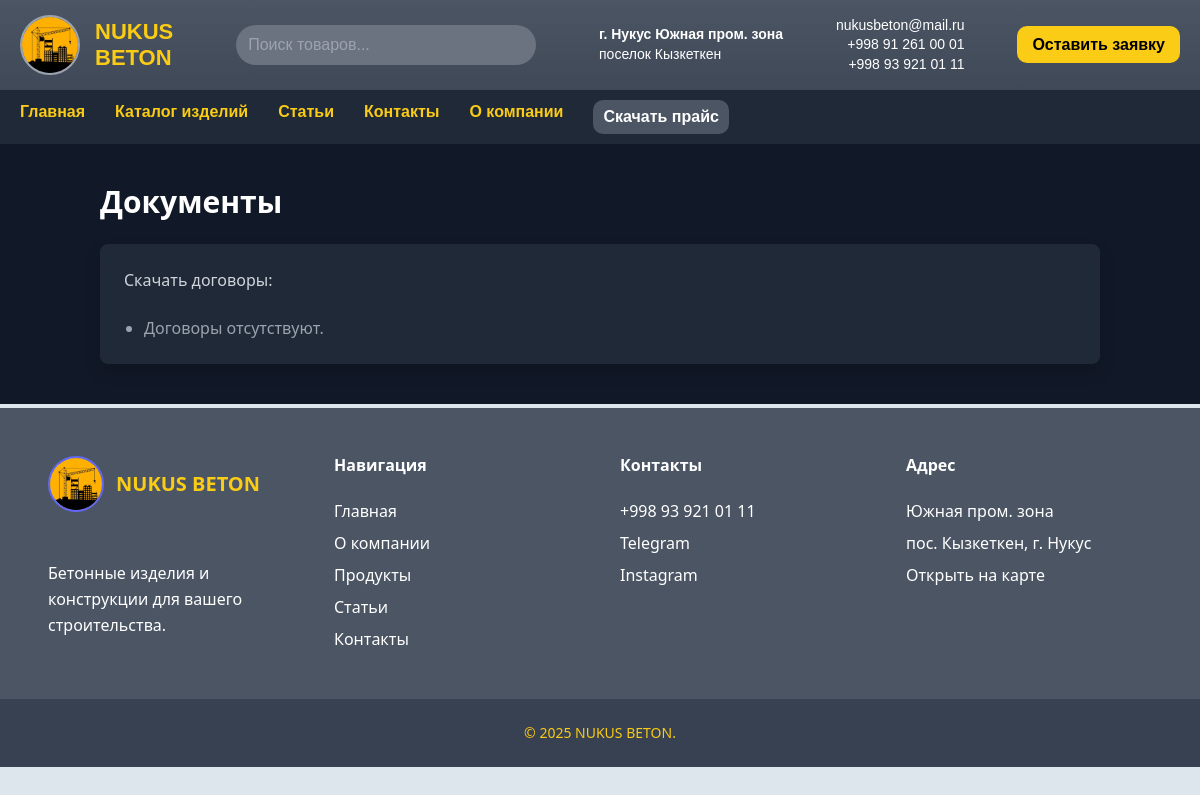
The app's page /documents/, older data.
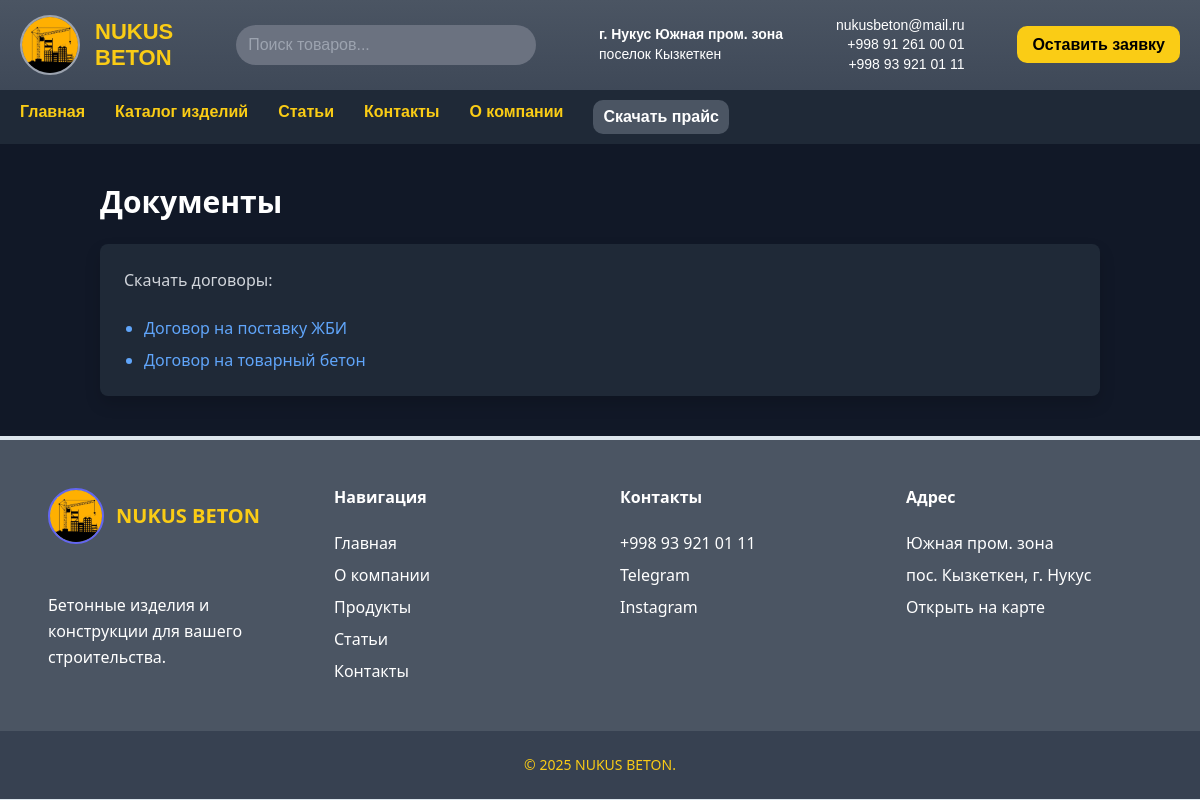
The same page, newer data.
### nukusbeton/models.py (models this page shows, shortened)
class Document(models.Model):
    title = models.CharField("Название договора", max_length=255)
    file = models.FileField("Файл договора", upload_to='docs/')  # папка для хранения файлов
    class Meta:
        verbose_name_plural = "Договоры"

### nukusbeton/views.py (the view)
# urls.py: path('documents/', views.documents_view, name='documents'),
def documents_view(request):
    documents = Document.objects.all()
    return render(request, 'products/documents.html', {'documents': documents})

### templates/products/documents.html (shortened to what this page needs)
{% extends 'base.html' %}
{% load static %}
{% block content %}
<div class=" bg-gray-900 py-10 px-4">
  <div class="container mx-auto">
    <h2 class="text-3xl text-white font-semibold mb-6">Документы</h2>
    <div class="bg-gray-800 rounded-lg shadow p-6">
      <p class="mb-4 text-gray-300">Скачать договоры:</p>
      <ul class="list-disc pl-5 text-blue-400 space-y-2">
        {% for doc in documents %}
          <li>
            <a href="{{ doc.file.url }}" class="hover:underline" download>{{ doc.title }}</a>
          </li>
        {% empty %}
          <li class="text-gray-400">Договоры отсутствуют.</li>
        {% endfor %}
      </ul>
    </div>
  </div>
</div>
{% endblock %}

Row changes from the older to the newer data that the page shows:
added Document: title "Договор на поставку ЖБИ"
added Document: title "Договор на товарный бетон"
Text that changed along with them:
text no longer shown: "Договоры отсутствуют."
